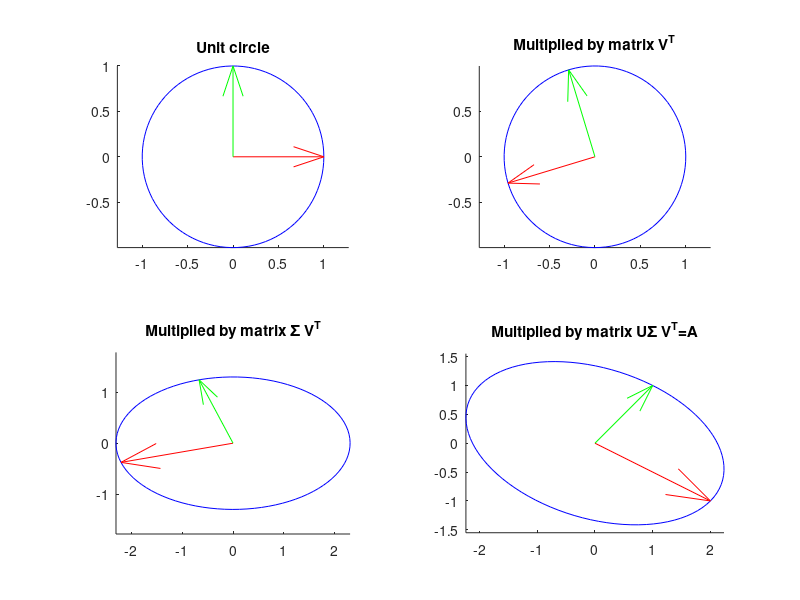

Source code (MATLAB): (Note: this script raises an error after producing the figure.)
%% Lab 14: Singular Value Decomposition and Image Compression

%% Task 1: 
%% 2x2 matrix

clear;
t=linspace(0,2*pi,100);
X=[cos(t);sin(t)];
subplot(2,2,1);
hold on;
plot(X(1,:),X(2,:),'b');
quiver(0,0,1,0,0,'r');
quiver(0,0,0,1,0,'g');
axis equal
title('Unit circle')
hold off;

%% Task 2: 
A = [ 2, 1; -1, 1 ];
[U,S,V] = svd(A);
U'*U
V'*V

%% Task 3: 
VX=V'*X;
subplot(2,2,2)
hold on;
plot(VX(1,:),VX(2,:),'b');
quiver(0,0,V(1,1),V(1,2),0,'r');
quiver(0,0,V(2,1),V(2,2),0,'g');
axis equal
title('Multiplied by matrix V^T')
hold off;

%% Task 4:
SVX = S*VX;
subplot(2,2,3);
hold on;
plot(SVX(1,:),SVX(2,:),'b');
quiver(0,0,S(1,1)*V(1,1),S(2,2)*V(1,2),0,'r');
quiver(0,0,S(1,1)*V(2,1),S(2,2)*V(2,2),0,'g');
axis equal
title('Multiplied by matrix \Sigma V^T')
hold off;

%% Task 5:
AX = U*SVX;
subplot(2,2,4)
hold on;
plot(AX(1,:),AX(2,:),'b');
quiver(0,0,U(1,1)*S(1,1)*V(1,1)+U(1,2)*S(2,2)*V(1,2),U(2,1)*S(1,1)*V(1,1)+...
    U(2,2)*S(2,2)*V(1,2),0,'r');
quiver(0,0,U(1,1)*S(1,1)*V(2,1)+U(1,2)*S(2,2)*V(2,2),U(2,1)*S(1,1)*V(2,1)+...
    U(2,2)*S(2,2)*V(2,2),0,'g');
axis equal
title('Multiplied by matrix U\Sigma V^T=A')
hold off;

%% Task 6:
%% Modified SVD
U1(:,1)=U(:,1);
U1(:,2)=-U(:,2);
V1(:,1)=V(:,1);
V1(:,2)=-V(:,2);

disp("If the determinant is equal to -1 it causes a reflection.")

disp("We see that that is the case for U and V.")
det_U = det(U)
det_V = det(V)

disp("With U1 and V1 we see that the det is 1, meaning it doesn't " + ...
    "cause a reflection.")
det_U1 = det(U1)
det_V1 = det(V1)

disp("We can see that U1 and V1 can still be used to construct A by "+ ...
    "subtracting A from U1\SigmaV^T and getting an answer close to 0")
U1*S*V1'-A

AX1 = U1*S*V1'*X;

figure;
subplot(2,2,1);
hold on;
plot(X(1,:),X(2,:),'b');
quiver(0,0,1,0,0,'r');
quiver(0,0,0,1,0,'g');
axis equal
title('Unit circle')
hold off;

VX1=V1'*X;
subplot(2,2,2)
hold on;
plot(VX1(1,:),VX1(2,:),'b');
quiver(0,0,V1(1,1),V1(1,2),0,'r');
quiver(0,0,V1(2,1),V1(2,2),0,'g');
axis equal
title('Multiplied by matrix V1^T')
hold off;

UX1=U1'*X;
subplot(2,2,3)
hold on;
plot(UX1(1,:),UX1(2,:),'b');
quiver(0,0,U1(1,1),U1(1,2),0,'r');
quiver(0,0,U1(2,1),U1(2,2),0,'g');
axis equal
title('Multiplied by matrix U1^T')
hold off;

subplot(2,2,4)
hold on;
plot(AX1(1,:),AX1(2,:),'b');
quiver(0,0,U1(1,1)*S(1,1)*V1(1,1)+U1(1,2)*S(2,2)*V1(1,2),U1(2,1)*S(1,1)*...
    V1(1,1)+U1(2,2)*S(2,2)*V1(1,2),0,'r');
quiver(0,0,U1(1,1)*S(1,1)*V1(2,1)+U1(1,2)*S(2,2)*V1(2,2),U1(2,1)*S(1,1)*...
    V1(2,1)+U1(2,2)*S(2,2)*V1(2,2),0,'g');
axis equal
title('Multiplied by matrix U1\Sigma V1^T=A')
hold off;

%% Task 7:
%% Check
A*V-U*S

%% Task 8:
%% Image compression

% Creates a two-dimensional array with the dimensions equal to the dimensions of 
% the image 
clear;
ImJPG=imread('einstein.jpg');
figure;
imshow(ImJPG);

[m,n]=size(ImJPG);

%% Task 9: 
% Compute an SVD
[UIm,SIm,VIm]=svd(double(ImJPG));

%% Task 10:
% plot the singular values
figure;
plot(1:min(m,n),diag(SIm));

%% Task 11:
%% Create approximations to the image

% With 50, 100, and 150 singular values
for k=50:50:150
    ImJPG_comp=uint8(UIm(:,1:k)*SIm(1:k,1:k)*(VIm(:,1:k))');
    figure;
    imshow(ImJPG_comp)
    % compression percentage
    pct = 1 - (numel(UIm(:,1:k))+numel(VIm(:,1:k)*SIm(1:k,1:k)))/numel(ImJPG);
    fprintf('Compression percentage for %2.0f singular values: %8.3f\n',k, pct);
end;


%% Task 12:
%% Noise filtering

clear;
ImJPG=imread('checkers.pgm')
[m,n]=size(ImJPG);

% Add some noise to the image
ImJPG_Noisy=double(ImJPG)+50*(rand(m,n)-0.5*ones(m,n));
figure;
imshow(ImJPG);

figure;
imshow(uint8(ImJPG_Noisy));

%% Task 13:
[UIm,SIm,VIm]=svd(ImJPG_Noisy);

figure;
plot(1:min(m,n),diag(SIm),'ko');

%% Task 14:
for k=10:20:50
    ImJPG_comp=uint8(UIm(:,1:k)*SIm(1:k,1:k)*(VIm(:,1:k))');
    figure;
    imshow(ImJPG_comp)
    % compression percentage
    pct = 1 - (numel(UIm(:,1:k))+numel(VIm(:,1:k)*SIm(1:k,1:k)))/numel(ImJPG);
    fprintf('Compression percentage for %2.0f singular values: %8.3f\n',k, pct);
end;
